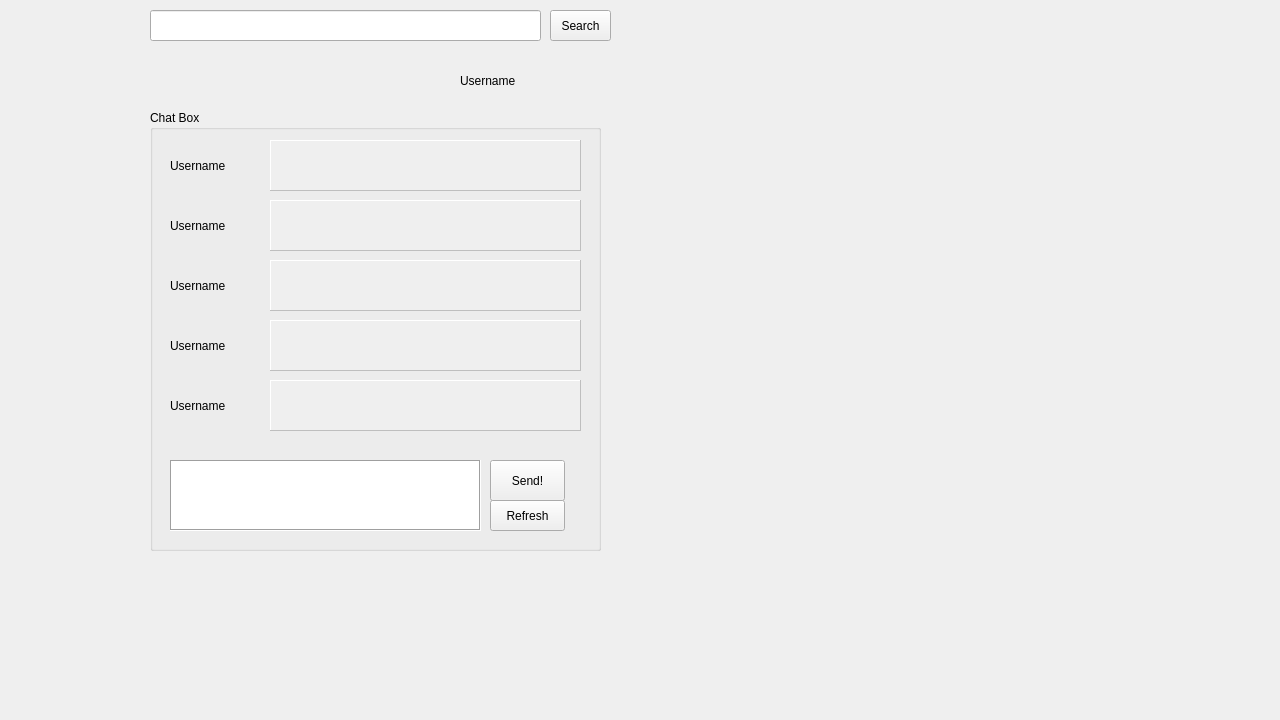
<?xml version="1.0" encoding="UTF-8"?>
<ui version="4.0">
 <class>Messaging</class>
 <widget class="QWidget" name="Messaging">
  <property name="geometry">
   <rect>
    <x>0</x>
    <y>0</y>
    <width>1280</width>
    <height>720</height>
   </rect>
  </property>
  <property name="windowTitle">
   <string>Form</string>
  </property>
  <widget class="QLineEdit" name="lineEdit">
   <property name="geometry">
    <rect>
     <x>150</x>
     <y>10</y>
     <width>391</width>
     <height>31</height>
    </rect>
   </property>
  </widget>
  <widget class="QPushButton" name="pushButton">
   <property name="geometry">
    <rect>
     <x>550</x>
     <y>10</y>
     <width>61</width>
     <height>31</height>
    </rect>
   </property>
   <property name="text">
    <string>Search</string>
   </property>
  </widget>
  <widget class="QLabel" name="label">
   <property name="geometry">
    <rect>
     <x>530</x>
     <y>30</y>
     <width>101</width>
     <height>101</height>
    </rect>
   </property>
   <property name="styleSheet">
    <string notr="true">image: url(:/images/assets/profile.png);</string>
   </property>
   <property name="text">
    <string/>
   </property>
  </widget>
  <widget class="QLabel" name="label_2">
   <property name="geometry">
    <rect>
     <x>460</x>
     <y>60</y>
     <width>111</width>
     <height>41</height>
    </rect>
   </property>
   <property name="styleSheet">
    <string notr="true">font: 14pt &quot;MS Shell Dlg 2&quot;;</string>
   </property>
   <property name="text">
    <string>Username</string>
   </property>
  </widget>
  <widget class="QGroupBox" name="groupBox">
   <property name="geometry">
    <rect>
     <x>150</x>
     <y>110</y>
     <width>451</width>
     <height>441</height>
    </rect>
   </property>
   <property name="title">
    <string>Chat Box</string>
   </property>
   <widget class="QTextEdit" name="textEdit">
    <property name="geometry">
     <rect>
      <x>20</x>
      <y>350</y>
      <width>311</width>
      <height>71</height>
     </rect>
    </property>
    <property name="frameShape">
     <enum>QFrame::Box</enum>
    </property>
   </widget>
   <widget class="QPushButton" name="pushButton_2">
    <property name="geometry">
     <rect>
      <x>340</x>
      <y>350</y>
      <width>75</width>
      <height>41</height>
     </rect>
    </property>
    <property name="styleSheet">
     <string notr="true">font: 14pt &quot;MS Shell Dlg 2&quot;;</string>
    </property>
    <property name="text">
     <string>Send!</string>
    </property>
   </widget>
   <widget class="QLabel" name="label_3">
    <property name="geometry">
     <rect>
      <x>20</x>
      <y>30</y>
      <width>71</width>
      <height>51</height>
     </rect>
    </property>
    <property name="styleSheet">
     <string notr="true">font: 12pt &quot;MS Shell Dlg 2&quot;;</string>
    </property>
    <property name="frameShape">
     <enum>QFrame::NoFrame</enum>
    </property>
    <property name="text">
     <string>Username</string>
    </property>
   </widget>
   <widget class="QTextEdit" name="textEdit_2">
    <property name="enabled">
     <bool>false</bool>
    </property>
    <property name="geometry">
     <rect>
      <x>120</x>
      <y>30</y>
      <width>311</width>
      <height>51</height>
     </rect>
    </property>
    <property name="frameShape">
     <enum>QFrame::Panel</enum>
    </property>
    <property name="frameShadow">
     <enum>QFrame::Raised</enum>
    </property>
   </widget>
   <widget class="QTextEdit" name="textEdit_3">
    <property name="enabled">
     <bool>false</bool>
    </property>
    <property name="geometry">
     <rect>
      <x>120</x>
      <y>90</y>
      <width>311</width>
      <height>51</height>
     </rect>
    </property>
    <property name="frameShape">
     <enum>QFrame::Panel</enum>
    </property>
    <property name="frameShadow">
     <enum>QFrame::Raised</enum>
    </property>
   </widget>
   <widget class="QLabel" name="label_4">
    <property name="geometry">
     <rect>
      <x>20</x>
      <y>90</y>
      <width>71</width>
      <height>51</height>
     </rect>
    </property>
    <property name="styleSheet">
     <string notr="true">font: 12pt &quot;MS Shell Dlg 2&quot;;</string>
    </property>
    <property name="frameShape">
     <enum>QFrame::NoFrame</enum>
    </property>
    <property name="text">
     <string>Username</string>
    </property>
   </widget>
   <widget class="QLabel" name="label_5">
    <property name="geometry">
     <rect>
      <x>20</x>
      <y>150</y>
      <width>71</width>
      <height>51</height>
     </rect>
    </property>
    <property name="styleSheet">
     <string notr="true">font: 12pt &quot;MS Shell Dlg 2&quot;;</string>
    </property>
    <property name="frameShape">
     <enum>QFrame::NoFrame</enum>
    </property>
    <property name="text">
     <string>Username</string>
    </property>
   </widget>
   <widget class="QTextEdit" name="textEdit_4">
    <property name="enabled">
     <bool>false</bool>
    </property>
    <property name="geometry">
     <rect>
      <x>120</x>
      <y>150</y>
      <width>311</width>
      <height>51</height>
     </rect>
    </property>
    <property name="frameShape">
     <enum>QFrame::Panel</enum>
    </property>
    <property name="frameShadow">
     <enum>QFrame::Raised</enum>
    </property>
   </widget>
   <widget class="QLabel" name="label_6">
    <property name="geometry">
     <rect>
      <x>20</x>
      <y>210</y>
      <width>71</width>
      <height>51</height>
     </rect>
    </property>
    <property name="styleSheet">
     <string notr="true">font: 12pt &quot;MS Shell Dlg 2&quot;;</string>
    </property>
    <property name="frameShape">
     <enum>QFrame::NoFrame</enum>
    </property>
    <property name="text">
     <string>Username</string>
    </property>
   </widget>
   <widget class="QTextEdit" name="textEdit_5">
    <property name="enabled">
     <bool>false</bool>
    </property>
    <property name="geometry">
     <rect>
      <x>120</x>
      <y>210</y>
      <width>311</width>
      <height>51</height>
     </rect>
    </property>
    <property name="frameShape">
     <enum>QFrame::Panel</enum>
    </property>
    <property name="frameShadow">
     <enum>QFrame::Raised</enum>
    </property>
   </widget>
   <widget class="QLabel" name="label_7">
    <property name="geometry">
     <rect>
      <x>20</x>
      <y>270</y>
      <width>71</width>
      <height>51</height>
     </rect>
    </property>
    <property name="styleSheet">
     <string notr="true">font: 12pt &quot;MS Shell Dlg 2&quot;;</string>
    </property>
    <property name="frameShape">
     <enum>QFrame::NoFrame</enum>
    </property>
    <property name="text">
     <string>Username</string>
    </property>
   </widget>
   <widget class="QTextEdit" name="textEdit_6">
    <property name="enabled">
     <bool>false</bool>
    </property>
    <property name="geometry">
     <rect>
      <x>120</x>
      <y>270</y>
      <width>311</width>
      <height>51</height>
     </rect>
    </property>
    <property name="frameShape">
     <enum>QFrame::Panel</enum>
    </property>
    <property name="frameShadow">
     <enum>QFrame::Raised</enum>
    </property>
   </widget>
   <widget class="QPushButton" name="pushButton_3">
    <property name="geometry">
     <rect>
      <x>340</x>
      <y>390</y>
      <width>75</width>
      <height>31</height>
     </rect>
    </property>
    <property name="styleSheet">
     <string notr="true">font: 12pt &quot;MS Shell Dlg 2&quot;;</string>
    </property>
    <property name="text">
     <string>Refresh</string>
    </property>
   </widget>
  </widget>
 </widget>
 <resources/>
 <connections>
  <connection>
   <sender>pushButton_2</sender>
   <signal>clicked()</signal>
   <receiver>pushButton_3</receiver>
   <slot>click()</slot>
   <hints>
    <hint type="sourcelabel">
     <x>523</x>
     <y>476</y>
    </hint>
    <hint type="destinationlabel">
     <x>523</x>
     <y>516</y>
    </hint>
   </hints>
  </connection>
  <connection>
   <sender>pushButton</sender>
   <signal>clicked()</signal>
   <receiver>pushButton_3</receiver>
   <slot>click()</slot>
   <hints>
    <hint type="sourcelabel">
     <x>589</x>
     <y>20</y>
    </hint>
    <hint type="destinationlabel">
     <x>539</x>
     <y>520</y>
    </hint>
   </hints>
  </connection>
 </connections>
</ui>
